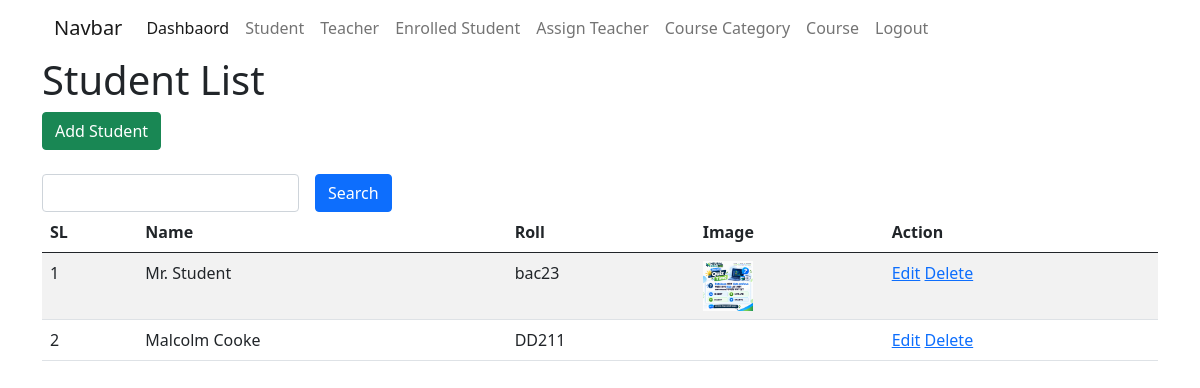
The page /student-list/ (signed in) on the database its author committed.
### students/models.py (models this page shows, shortened)
class StudentModel(BasicInfoModel):
    user = models.OneToOneField(UserModel, on_delete=models.CASCADE, related_name='student_profile', null=True)
    roll_no = models.CharField(max_length=20, null=True)
    image = models.ImageField(upload_to='media/student_img', null=True)

### users_auth/models.py (models this page shows)
class BasicInfoModel(models.Model):
    name = models.CharField(max_length=200, null=True)
    address = models.TextField(null=True)
    phone = models.CharField(max_length=20, null=True)
    created_at = models.DateTimeField(auto_now_add=True, null=True)
    updated_at = models.DateTimeField(auto_now=True, null=True)

### students/views.py (the view)
# urls.py: path('student-list/', student_list, name='student_list'),
def student_list(request):
    student_list = StudentModel.objects.all()
    search_value = request.GET.get('query')
    if search_value:
        student_list = StudentModel.objects.filter(
            Q(roll_no__icontains = search_value) |
            Q(name__icontains = search_value) |
            Q(user__user_type__icontains = search_value)
        )
    context = {
        'student_list': student_list,
    }
    return render(request, 'student-list.html', context)

### students/templates/student-list.html (shortened to what this page needs)
{% extends 'master/base.html' %}
{% block body %}
    <h1>Student List</h1>
    <a href="{% url 'add_student' %}" class="btn btn-success">Add Student</a>
    <form method="GET" class="mt-4">
        <div class="row g-3 align-items-center">
            <div class="col-auto">
                <input type="text" name="query" id="inputPassword6" class="form-control" aria-describedby="passwordHelpInline">
            </div>
            <div class="col-auto">
               <button type="submit" class="btn btn-primary">Search</button>
            </div>
        </div>
    </form>
    <table class="table table-striped">
        <thead>
            <tr>
                <th>SL</th>
                <th>Name</th>
                <th>Roll</th>
                <th>Image</th>
                <th>Action</th>
            </tr>
        </thead>
        <tbody>
            {% for data in student_list %}
            <tr>
                <td>{{forloop.counter}}</td>
                <td>{{data.name}}</td>
                <td>{{data.roll_no}}</td>
                <td>
                    <img src="{{ data.image.url }}" width="50px" alt="">
                </td>
                <td>
                    <a href="">Edit</a>
                    <a href="">Delete</a>
                </td>
            </tr>
            {% endfor %}
        </tbody>
    </table>
{% endblock body %}

### rows shown on the page
StudentModel: name "Mr. Student", roll_no "bac23", image (picture)
StudentModel: name "Malcolm Cooke", roll_no "DD211"
